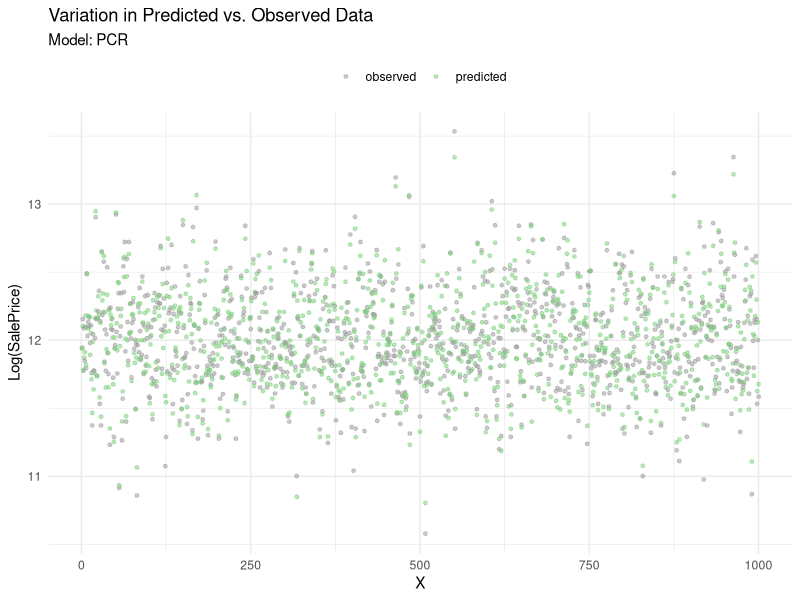
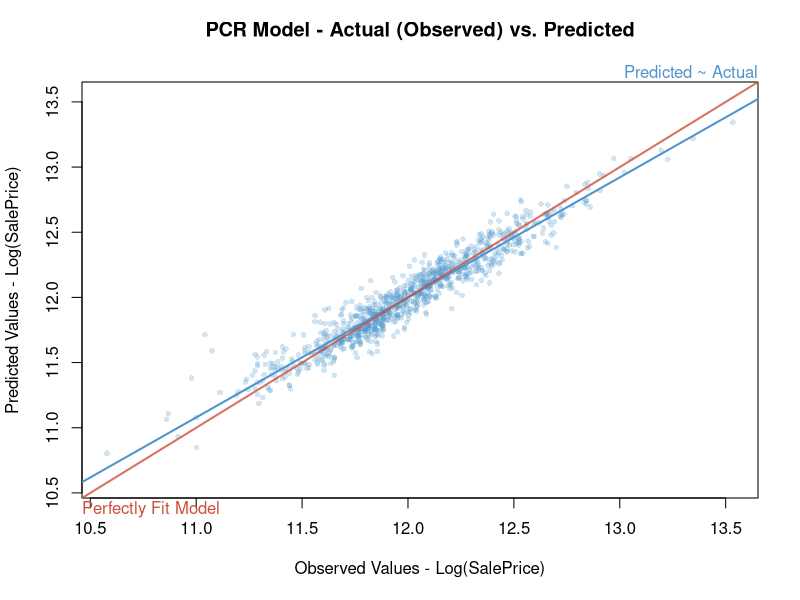
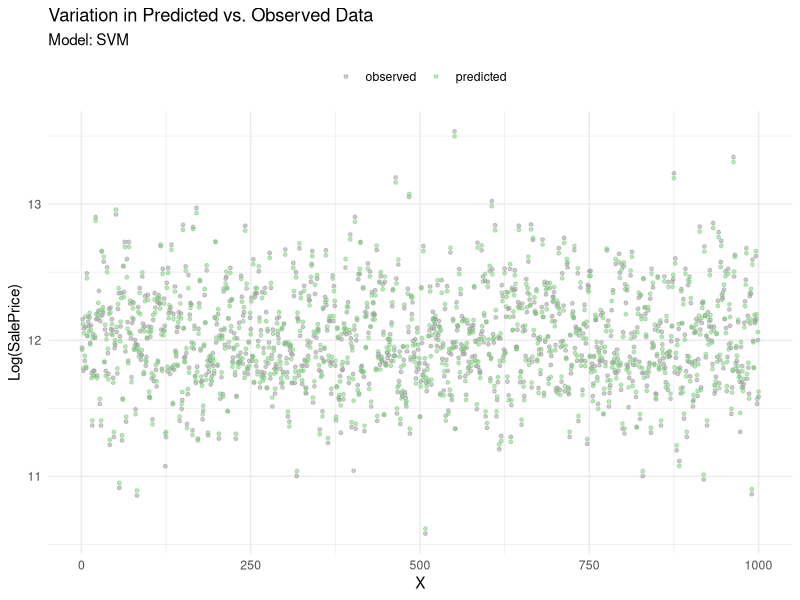
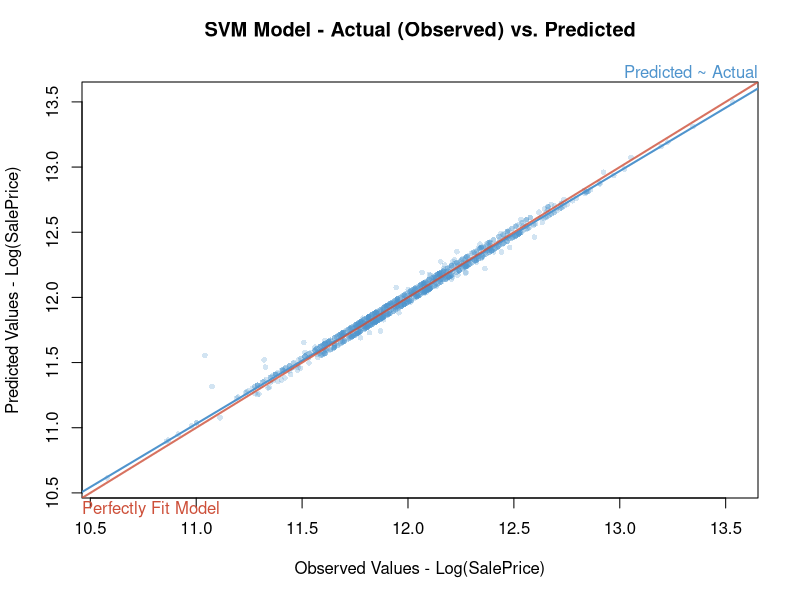
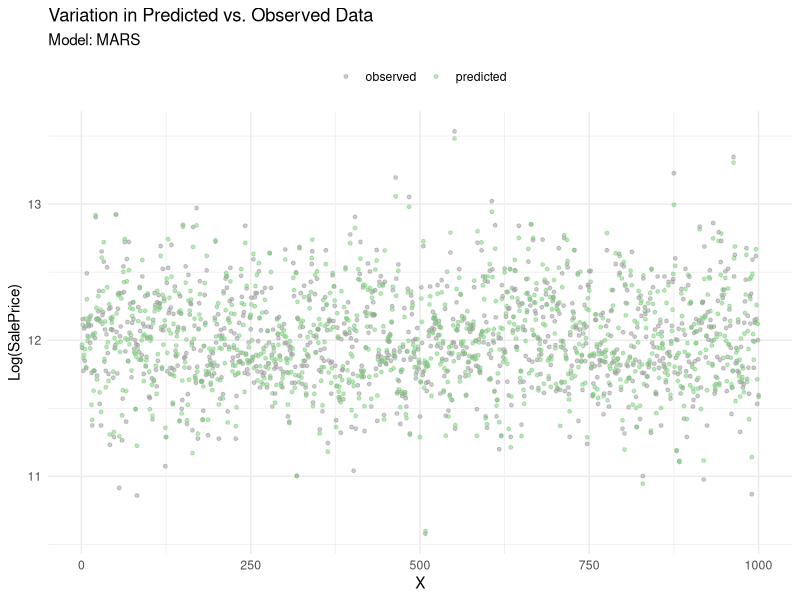
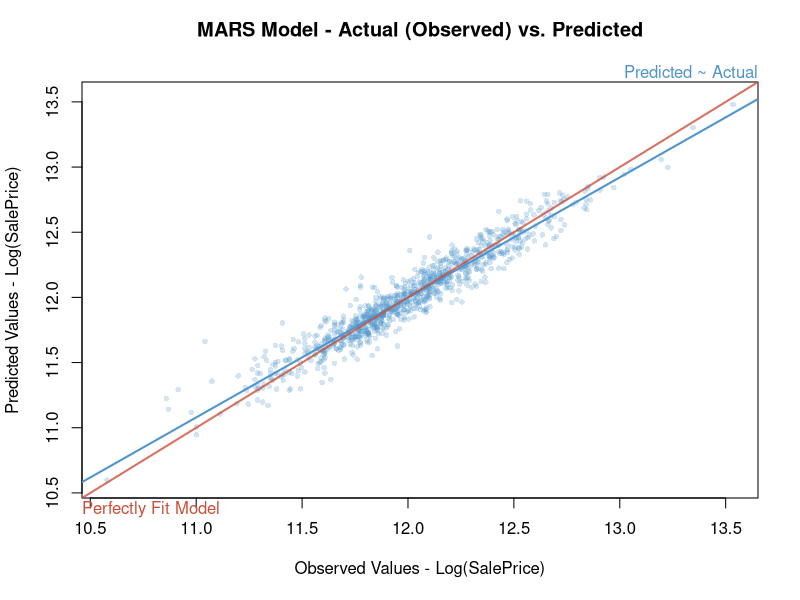
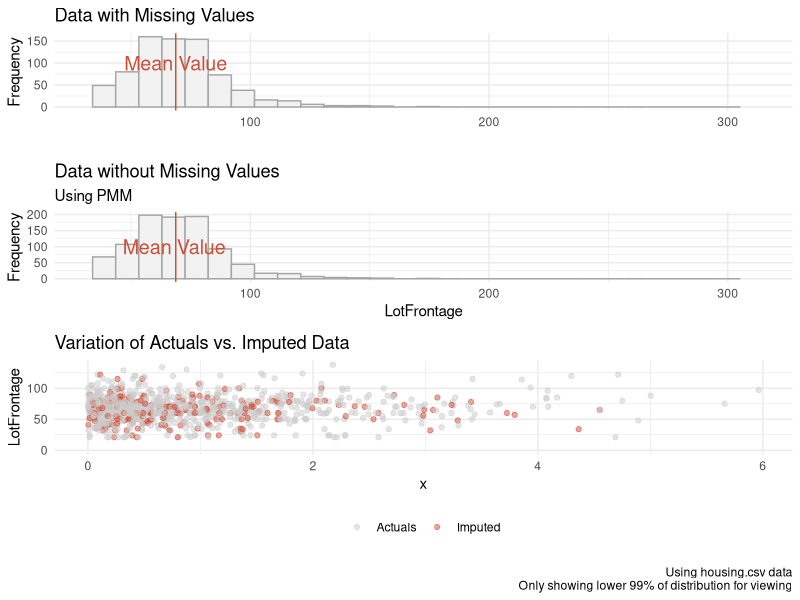
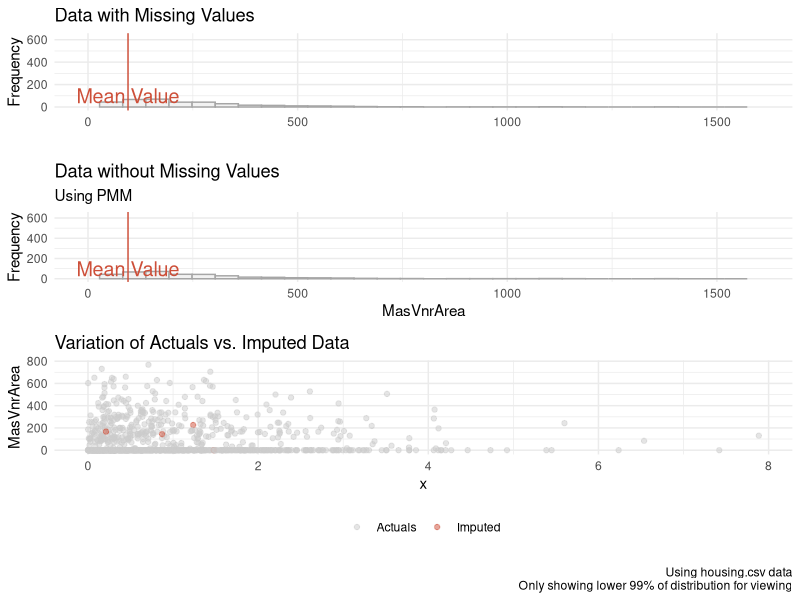

Generate these figures, in order, with R:
## ---- chunk 1
knitr::opts_chunk$set(echo = TRUE)
## ---- chunk 2
# Data Wrangling
library(tidyverse)

# Modeling
library(MASS)
library(caret) # Modeling variants like SVM
library(earth) # Modeling with Mars

# Aesthetics
library(knitr)
library(cowplot)  # multiple ggplots on one plot with plot_grid()
library(scales)
library(kableExtra)
## ---- chunk 3
hd <- read.csv('housingData.csv') %>%
  
  # creates new variables age, ageSinceRemodel, and ageofGarage, and
  dplyr::mutate(age = YrSold - YearBuilt,
                ageSinceRemodel = YrSold - YearRemodAdd,
                ageofGarage = ifelse(is.na(GarageYrBlt), age, YrSold - GarageYrBlt)) %>%
  
  # removes the columns used in above the calculations
  dplyr::select(!c(Id,MSSubClass, MiscVal, YrSold , 
                   MoSold, YearBuilt, YearRemodAdd))


# Convert all character data to factor
hd[sapply(hd, is.character)] <- 
  lapply(hd[sapply(hd, is.character)], as.factor)
## ---- chunk 4
hd.numericRaw <- hd %>%
  
  #selecting all the numeric data
  dplyr::select_if(is.numeric) %>%
  
  #converting the data frame to tibble
  as_tibble() 
## ---- chunk 5
hd.factorRaw <- hd %>%
  
  #selecting all the numeric data
  dplyr::select_if(is.factor) %>%
  
  #converting the data frame to tibble
  as_tibble()
## ---- chunk 6
imputeWithPMM <- function(colWithMissingData) {
  
  # Using the mice package
  suppressMessages(library(mice))
  
  # Discover the missing rows
  isMissing <- is.na(colWithMissingData) 
  
  # Create data frame to pass to PMM imputation function from mic package
  df <- data.frame(x       = rexp(length(colWithMissingData)), # meaningless x to help show variation 
                   y       = colWithMissingData, 
                   missing = isMissing)
  
  # imputation by PMM
  df[isMissing, "y"] <- mice.impute.pmm( df$y, 
                                        !df$missing, 
                                         df$x)
  
  return(df$y)
}
## ---- chunk 7
# Note `see Imputation()` function to visualize the imputation from prior homework 4
seeImputation <- function(df, df.meanInputed, 
                          imputationMethod) {
  
  # Min/Max ranges so actual and imputed histograms align
  yMin = quantile(df.meanInputed$y, 0.05)
  yMax = max(df.meanInputed$y)
  
  # Non Altered data -------------------------------------------------
  
  meanVal = mean(df$y, na.rm=T) # mean of the non altered data
  
  # Create the plot
  p1 <- df %>%
    ggplot(aes(x = y)) +
    
    # Histogram
    geom_histogram(color = 'grey65', fill = 'grey95') +
    
    # The mean value line
    geom_vline(xintercept = meanVal, color = 'tomato3') +
    
    # Text associated with mean value
    annotate("text", 
             label = "Mean Value", 
             x = meanVal, y = 100, 
             size = 5, colour = "tomato3" ) +
    
    # Labels
    labs(title = 'Data with Missing Values',
         y     = 'Frequency', 
         x     = '' ) +
    
    xlim(yMin, yMax) + # min and max range of x axis (for equal comparison)
    theme_minimal() # Theme
  
  
  # Imputed data -------------------------------------------------

  meanValImpute = mean(df.meanInputed$y, na.rm=T)
  
  # Create the plot
  p2 <- df.meanInputed %>%
    ggplot(aes(x = y)) +
    
    # Histogram
    geom_histogram(color = 'grey65', fill = 'grey95') +
    
    # The mean value line
    geom_vline(xintercept = meanVal, color = 'tomato3') +
    
    # Text associated with mean value
    annotate("text", 
             label = "Mean Value", 
             x = meanValImpute, y = 100, 
             size = 5, colour = "tomato3" ) +
    
    # Labels
    labs(title = 'Data without Missing Values',
             subtitle = 'Using PMM',
             y = 'Frequency', 
             x = imputationMethod) +
    
    xlim(yMin, yMax) + # min and max range of x axis (for equal comparison)
    theme_minimal() # Theme
  
  # Variation scatter ----------------------------------------------------------
  
  p3 <- df.meanInputed %>% ggplot(aes(x=rexp(length(y)), y=y, color=is.na(df$y))) + 
    
    # Add points
    geom_point(alpha = 0.5) +
    
    # Colors, limits, labels, and themes
    scale_color_manual(values = c('grey80', 'tomato3'),
                       labels = c('Actuals', 'Imputed') ) +
    ylim(0, quantile(df.meanInputed$y, 0.99)) + # lower 99% of dist
    labs(title   = 'Variation of Actuals vs. Imputed Data',
         x       = 'x', 
         y       = imputationMethod,
         caption =paste0('\nUsing housing.csv data',
                         '\nOnly showing lower 99% of distribution for viewing') 
         ) +
    theme_minimal() + theme(legend.position = 'bottom',
                            legend.title    = element_blank())
  
  
  # Combine the plots for the final returned output
  combinedPlots <- plot_grid(p1, p2, p3, 
                             ncol = 1, label_size = 12,
                             rel_heights = c(1, 1.1, 1.75))
  return(combinedPlots)
}
## ---- chunk 8
# Data to store imputed values with PMM method
hd.Imputed <- hd

# Which columns has Na's?
colNamesWithNulls <- colnames(hd.numericRaw[ , colSums(is.na(hd.numericRaw)) != 0])
colNamesWithNulls

numberOfColsWithNulls = length(colNamesWithNulls)


# For each of the numeric columns with null values
for (colWithNullsNum in 1:numberOfColsWithNulls) {
  
  # The name of the column with null values
  nameOfThisColumn <- colNamesWithNulls[colWithNullsNum]
  
  # Get the actual data of the column with nulls
  colWithNulls <- hd[, nameOfThisColumn]
  
  # Impute the missing values with PMM
  imputedValues <- imputeWithPMM(colWithNulls)
  
  # Now store the data in the original new frame
  hd.Imputed[, nameOfThisColumn] <- imputedValues
  
  # Save a visualization of the imputation
  pmmVisual <- seeImputation(data.frame(y = colWithNulls),
                             data.frame(y = imputedValues),
                             nameOfThisColumn )
  
  fileToSave = paste0('OutputPMM/Imputation_With_PMM_', nameOfThisColumn, '.pdf')
  print(paste0('For imputation results of ', nameOfThisColumn, ', see ', fileToSave))
  ggsave(pmmVisual, filename = fileToSave,
         height = 11, width = 8.5)
}
## ---- chunk 9
hd.Cleaned <- hd.Imputed # For final cleaned data

# Get list of factors and the number of unique values
factorCols <- as.data.frame(t(hd.factorRaw %>% summarise_all(n_distinct)))

# We are going to factor collapse factor columns with more than 4 columns
# So there will be 4 of the original, and 1 containing 'other'
# This is the threshold
factorThreshold = 4

# Get a list of the factors we are going to collapse
colsWithManyFactors <- rownames(factorCols %>% filter(V1 > factorThreshold))

# Show a summary of how many factors will be collapsed
numberOfColsWithManyFactors = length(colsWithManyFactors)
paste('Before cleaning, there are', numberOfColsWithManyFactors, 'factor columns with more than', 
      factorThreshold, 'unique values')

# Collapse the affected factors in the original data (the one that already has imputation)

## for each factor column that we are about to collapse
for (collapsedColNum in 1:numberOfColsWithManyFactors) {
  
  # The name of the column with null values
  nameOfThisColumn <- colsWithManyFactors[collapsedColNum]
  
  # Get the actual data of the column with nulls
  colWithManyFactors <- hd[, nameOfThisColumn]
  
  # lumps all levels except for the n most frequent 
  hd.Cleaned[, nameOfThisColumn] <- fct_lump_n(colWithManyFactors, 
                                                       n=factorThreshold)
}

# Check to see if the factor lumping worked
factorColsCleaned <- t(hd.Cleaned %>% 
                       select_if(is.factor) %>%
                       summarise_all(n_distinct))
paste('After cleaning, there are', sum(factorColsCleaned > factorThreshold, na.rm = TRUE), 
      "columns with more than", factorThreshold, "unique values (omitting NA's)")
## ---- chunk 10
hd.CleanedNoOutliers <- hd.Cleaned

# Remove up to 75% of the outliers in the data set
# this is the 3rd quartile of number of outliers.
k_outliers = 50 
numOutliers = c() # to store the number of outliers per column

theColNames <- colnames(hd.Cleaned)

for (colNum in 1:ncol(hd.Cleaned)) {

  theCol <- hd.Cleaned[, colNum]
  nrowBefore = length(theCol)
  colName <- theColNames[colNum]
  

  # Only consider numeric
  if (is.numeric(theCol)) {
        
    # Identify the outliers in the column
    # Source: https://www.geeksforgeeks.org/remove-outliers-from-data-set-in-r/
    columnOutliers <- boxplot.stats(hd.CleanedNoOutliers[, colNum])$out
    numOutliers <- c(numOutliers, length(columnOutliers))
    
    # Now remove k outliers from the column
    if (length(columnOutliers) < k_outliers) {
      
      hd.CleanedNoOutliers  <- hd.CleanedNoOutliers %>%
        
        # If this syntax looks weird, it is just referencing a column in the 
        # data set using dplyr piping. See below for more info:
        # https://stackoverflow.com/questions/48062213/dplyr-using-column-names-as-function-arguments
        # https://stackoverflow.com/questions/72673381/column-names-as-variables-in-dplyr-select-v-filter
        filter( !( get({{colName}}) %in% columnOutliers ) )
    }
  }
}
paste0('Of the columns with outliers, removed up to 75th percentile of num. outliers.')
paste0('See that the 75th percentile of columns with outliers contain ',
       paste0(summary(numOutliers)[5]), ' outliers')
## ---- chunk 11
# After cleaning, two data sets that contain..

## Numeric data ---------------------------------------------------
hd.numericClean <- hd.Cleaned %>% select_if(is.numeric)

## Factors -------------------------------------------------------
hd.factorClean  <- hd.Cleaned %>% dplyr::select(where(is.factor))

# Removing any columns with NA
removeColsWithNA <- function(df) {
  return( df[ , colSums(is.na(df)) == 0] )
}
hd.factorClean <- removeColsWithNA(hd.factorClean)

paste('Num. factor cols. removed due to null values:', 
      ncol(hd.Cleaned %>% dplyr::select(where(is.factor)) ) - ncol(hd.factorClean) )
paste(ncol(hd.factorClean), 'factor cols. remain') 
## ---- chunk 12
# Principal component analysis on numeric data
pc.house <- prcomp(hd.numericClean %>% dplyr::select(-SalePrice), # do not include response var
                   center = TRUE, # Mean centered  
                   scale  = TRUE  # Z-Score standardized
                   )

# See first 10 cumulative proportions
pc.house.summary <- summary(pc.house)
pc.house.summary$importance[, 1:10]
## ---- chunk 13
cumPropThreshold = 0.75 # The threshold

numPCs <- sum(pc.house.summary$importance['Cumulative Proportion', ] < cumPropThreshold)
paste0('There are ', numPCs, ' principal components that explain up to ', cumPropThreshold*100, 
       '% of the variation in the data')

chosenPCs <- as.data.frame(pc.house$x[, 1:numPCs])
## ---- chunk 14
df.pcr <- cbind(SalePrice = hd.numericClean$SalePrice, chosenPCs, hd.factorClean) 
## ---- chunk 15
# Fit data using PC's, non-null factors
fit.pcr <- lm(log(SalePrice) ~ ., data = df.pcr)

# Reduce to only important variables
fit.pcrReduced <- stepAIC(fit.pcr, direction="both")
## ---- chunk 16
# Key diagnostics for final summary table
est.pcr <- summary(fit.pcrReduced)

# Get the RMSE and R Squared of the model
keyDiagnostics.pcr <- data.frame(Model    = 'PCR',
                                 Notes    = 'lm',
                                 Hyperparameters = 'N/A',
                                 RMSE     = sqrt(mean(fit.pcrReduced$residuals^2)),
                                 Rsquared = est.pcr$adj.r.squared)

# Show output
keyDiagnostics.pcr %>% kable()
## ---- chunk 17
# View results
summary(fit.pcrReduced)
## ---- chunk 18
# Function to compare predicted vs. actual (observed) regression outputs
predictedVsObserved <- function(predicted, observed, modelName, outcomeName = 'Log(SalePrice)') {
  
  ## Create data set for predicted vs. actuals
  comparison <- data.frame(observed  = observed,
                           predicted = predicted) %>%
    
    # Row index
    mutate(ID = row_number()) %>%
  
    # Put in single column
    pivot_longer(cols      = c('observed', 'predicted'),
                 names_to  = 'metric',
                 values_to = 'value') 
  
  
  # Plot --- Observed vs. Actuals across all variables in data
  variationScatter <- comparison %>%
    ggplot(aes(x     = ID,
               y     = value,
               color = metric
               )
           ) +
    geom_point(alpha = 0.5, size = 1) + 
    
    labs(title = 'Variation in Predicted vs. Observed Data',
         subtitle = paste('Model:', modelName),
         x = 'X', y = outcomeName) + 
    theme_minimal() + theme(legend.title = element_blank(),
                            legend.position = 'top') +
    scale_color_manual(values = c('grey60', 'palegreen3'))
  
  
  print(variationScatter)
  
  # Limit for x and y axis for scatter of predicted vs. observed
  axisLim = c( min(c(predicted, observed)), max(c(predicted, observed)) )
  
  
  # Simple comparison of data
  plot(x = observed,
       y = predicted,
       main = paste(modelName, 'Model - Actual (Observed) vs. Predicted\n'),
       xlab = paste('Observed Values -', outcomeName),
       ylab = paste('Predicted Values -', outcomeName),
       pch  = 16,
       cex  = 0.75,
       col  = alpha('steelblue3', 1/4),
       xlim = axisLim,
       ylim = axisLim
  )
  
  # Add the Predicted vs. actual line
  abline(lm(predicted ~ observed), col = 'steelblue3', lwd = 2)
  mtext('Predicted ~ Actual', side = 3, adj = 1, col = 'steelblue3')
  
  # Add line for perfectly fit model
  abline(0,1, col = alpha('tomato3', 0.8), lwd = 2)
  mtext('Perfectly Fit Model', side = 1, adj = 0, col = 'tomato3')
}
## ---- chunk 19
# How do the predicted vs. Actuals Compare?
predictedVsObserved(observed  = log(df.pcr$SalePrice),
                    predicted = predict(fit.pcrReduced),
                    modelName = 'PCR')
## ---- chunk 20
ctrl <- trainControl(method  = "repeatedcv", 
                     number  = 5, # 5 fold cross validation
                     repeats = 2  # 5 repeats
                     )

# The data (PMM imputed values, and only whole columns without NA. Does not omit outliers)
df.svm <- cbind(SalePrice = hd.numericClean$SalePrice, 
                hd.numericClean, hd.factorClean) 
## ---- chunk 21
# Train and tune the SVM
fit.svm <- train(data = df.svm, 
                 log(SalePrice) ~ .,
                 method     = "svmRadial",         # Radial kernel
                 tuneLength = 9,                   # 9 values of the cost function
                 preProc    = c("center","scale"), # Center and scale data
                 trControl  = ctrl)
## ---- chunk 22
# Gather key diagnostics for summary table
# Get the RMSE and R Squared of the model
hyperparameters.svm = list('C' = fit.svm[["finalModel"]]@param[["C"]],
                           'Epsilon' = fit.svm[["finalModel"]]@param[["epsilon"]])


keyDiagnostics.svm <- data.frame(Model    = 'SVM',
                                 Notes    = 'caret and svmRadial',
                                 Hyperparameters = paste('C =', hyperparameters.svm$C, ',',
                                                         'Epsilon =', hyperparameters.svm$Epsilon)
                                 )

keyDiagnostics.svm <- cbind(keyDiagnostics.svm,
                            fit.svm$results %>% 
                              filter(C == hyperparameters.svm$C) %>%
                              dplyr::select(RMSE, Rsquared)
                      )

# Show output
keyDiagnostics.svm %>% kable()
## ---- chunk 23
# Final model?
fit.svm$finalModel

# How do the predicted vs. Actuals Compare?
predictedVsObserved(observed  = log(df.svm$SalePrice),
                    predicted = predict(fit.svm, df.svm),
                    modelName = 'SVM')
## ---- chunk 24
# Train and tune the MARS model
fit.mars <- train(data = df.svm, # note this is fine since data is the same for this model
                  log(SalePrice) ~ .,
                  method     = "earth",             # Radial kernel
                  tuneLength = 9,                   # 9 values of the cost function
                  preProc    = c("center","scale"), # Center and scale data
                  trControl  = ctrl
                 )
## ---- chunk 25
# Key diagnostics for final model

# Get the RMSE and R Squared of the model
hyperparameters.mars = list('degree' = fit.mars[["bestTune"]][["degree"]],
                            'nprune' = fit.mars[["bestTune"]][["nprune"]])

keyDiagnostics.mars <- data.frame(Model   = 'MARS',
                                  Notes    = 'caret and earth',
                                  Hyperparameters = paste('Degree =', hyperparameters.mars$degree, ',',
                                                          'nprune =', hyperparameters.mars$nprune)
                                  )

keyDiagnostics.mars <- cbind(keyDiagnostics.mars,
                            fit.mars$results %>% 
                              filter(degree == hyperparameters.mars$degree,
                                     nprune == hyperparameters.mars$nprune) %>%
                              dplyr::select(RMSE, Rsquared)
                      )

# Show output
keyDiagnostics.mars %>% kable()
## ---- chunk 26
# Final model?
fit.mars$finalModel

# How do the predicted vs. Actuals Compare?
predicted.mars = fit.mars[["finalModel"]][["fitted.values"]]
colnames(predicted.mars) <- 'predicted'

predictedVsObserved(observed  = log(df.svm$SalePrice),
                    predicted = predicted.mars,
                    modelName = 'MARS')
## ---- chunk 27
# Add the key diagnostics here
rbind(keyDiagnostics.pcr, 
      keyDiagnostics.svm, 
      keyDiagnostics.mars
      ) %>%
  
  # Round to 4 digits across numeric data
  mutate_if(is.numeric, round, digits = 4) %>%
  
  # Spit out kable table
  kable()
